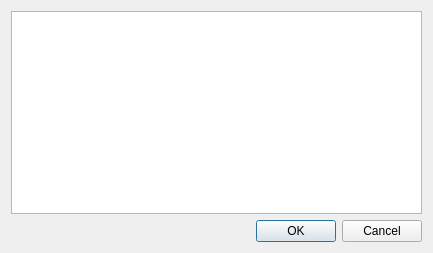
<?xml version="1.0" encoding="UTF-8"?>
<ui version="4.0">
 <class>GeoAnalogMongoDlg</class>
 <widget class="QDialog" name="GeoAnalogMongoDlg">
  <property name="geometry">
   <rect>
    <x>0</x>
    <y>0</y>
    <width>433</width>
    <height>253</height>
   </rect>
  </property>
  <property name="windowTitle">
   <string>Dialog</string>
  </property>
  <layout class="QVBoxLayout" name="verticalLayout">
   <item>
    <widget class="QTreeView" name="examTreeView"/>
   </item>
   <item>
    <layout class="QHBoxLayout" name="horizontalLayout">
     <item>
      <spacer name="horizontalSpacer">
       <property name="orientation">
        <enum>Qt::Horizontal</enum>
       </property>
       <property name="sizeHint" stdset="0">
        <size>
         <width>40</width>
         <height>20</height>
        </size>
       </property>
      </spacer>
     </item>
     <item>
      <widget class="QDialogButtonBox" name="buttonBox">
       <property name="orientation">
        <enum>Qt::Horizontal</enum>
       </property>
       <property name="standardButtons">
        <set>QDialogButtonBox::Cancel|QDialogButtonBox::Ok</set>
       </property>
      </widget>
     </item>
    </layout>
   </item>
  </layout>
 </widget>
 <resources/>
 <connections>
  <connection>
   <sender>buttonBox</sender>
   <signal>accepted()</signal>
   <receiver>GeoAnalogMongoDlg</receiver>
   <slot>accept()</slot>
   <hints>
    <hint type="sourcelabel">
     <x>248</x>
     <y>254</y>
    </hint>
    <hint type="destinationlabel">
     <x>157</x>
     <y>274</y>
    </hint>
   </hints>
  </connection>
  <connection>
   <sender>buttonBox</sender>
   <signal>rejected()</signal>
   <receiver>GeoAnalogMongoDlg</receiver>
   <slot>reject()</slot>
   <hints>
    <hint type="sourcelabel">
     <x>316</x>
     <y>260</y>
    </hint>
    <hint type="destinationlabel">
     <x>286</x>
     <y>274</y>
    </hint>
   </hints>
  </connection>
 </connections>
</ui>
